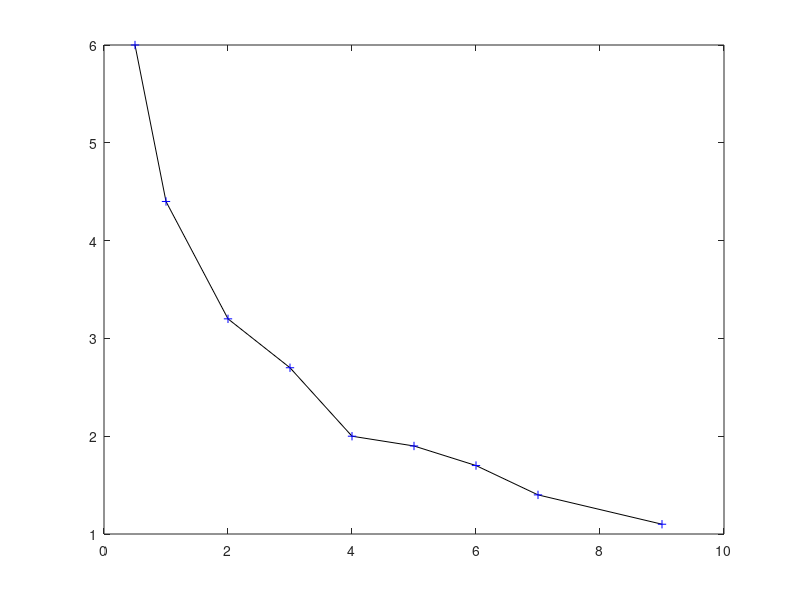

MATLAB code to generate this figure: (Note: this script raises an error after producing the figure.)
%Kyle Mitra
%I understand and have adhered to all the tenets of the Duke
%Community Standard in the creation of this code.
%Signed: km423

clear; format short e

t = [0.5,1,2,3,4,5,6,7,9];
t = t(:);
PVals = [6,4.4,3.2,2.7,2,1.9,1.7,1.4,1.1];
PVals = PVals(:);

p = @(coefs, t) coefs(1)*exp(1.5.*t) + coefs(2)*exp(-0.3.*t) + coefs(3)*exp(-0.2.*t);
A = [exp(1.5.*t) exp(-0.3.*t) exp(-0.05.*t)];

MyCoefs = A\PVals

XVals = linspace(0.5,9,100);

figure(1); clf
plot(t,PVals, 'k-', t, PVals, 'b+')
%title and labels

figure(2);clf
% plot(XVals, MyCoefs(1), 'k-', ...
%     XVals, MyCoefs(2), 'k--', ...
%     XVals, MyCoefs(3), 'k-.')
%FIGURE THIS PART OUT

yhat = yeqn(MyCoefs, t);
St = sum((PVals - mean(PVals).^2))
Sr = sum((PVals - yhat).^2)
r2 = (St -Sr) / St